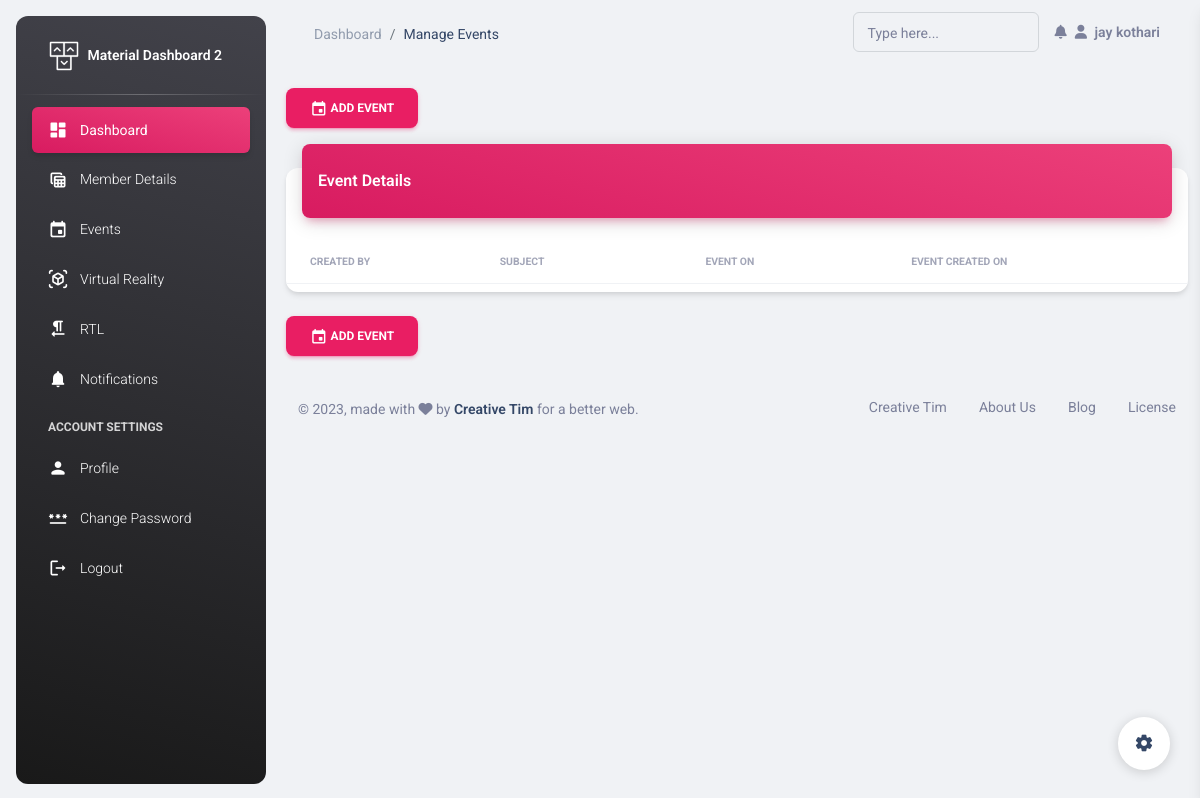
The app's page /sec/manage-events/ (signed in), older data.
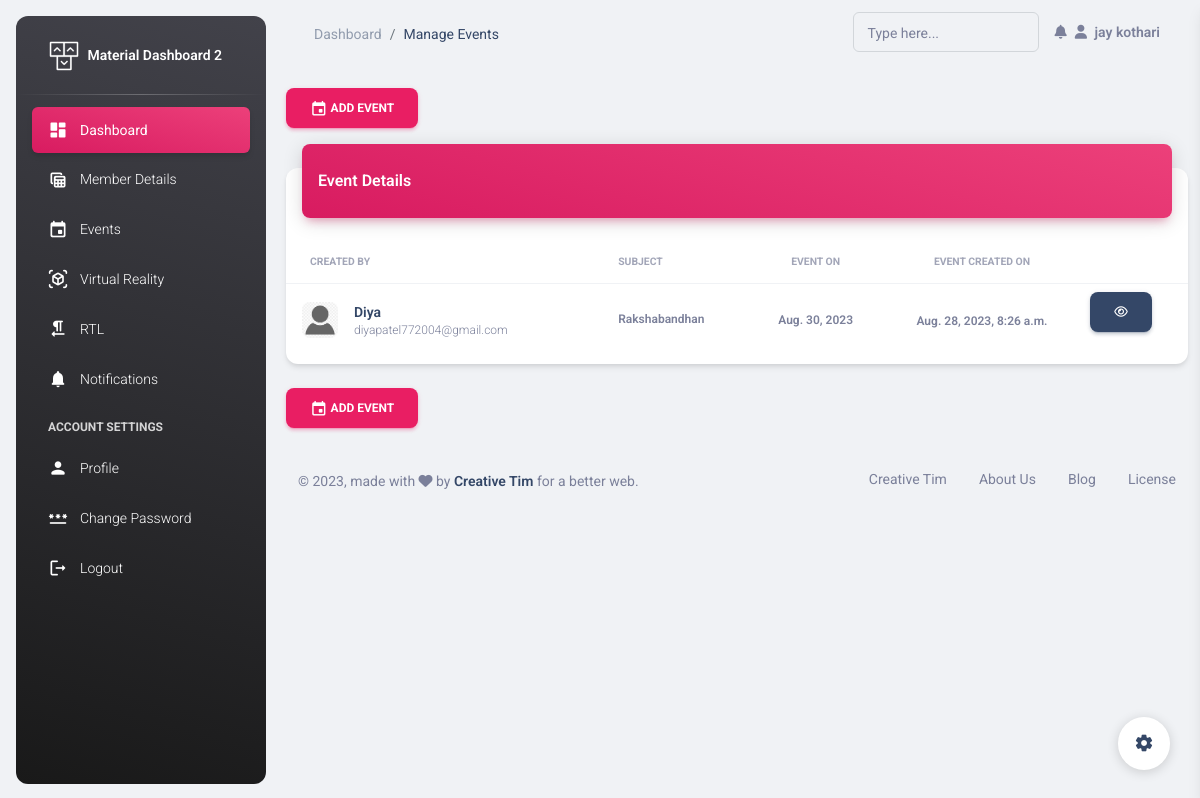
The same page, newer data.
### Secretory/models.py (models this page shows, shortened)
class Event(models.Model):
    created_by = models.ForeignKey(Secratory,on_delete=models.CASCADE)
    subject = models.CharField(max_length=100)
    des = models.TextField()
    date = models.DateField()
    created_on = models.DateTimeField(auto_now_add=True)
    pic = models.FileField(upload_to='event',null=True,blank=True)

class Secratory(models.Model):
    name = models.CharField(max_length=30)
    email = models.EmailField(unique=True)
    mobile = models.CharField(max_length=10)
    address = models.TextField()
    password = models.CharField(max_length=30)
    sec_from = models.DateField(auto_now_add=True)
    profile_pic = models.FileField(upload_to='profile',default='avtar.png')

### Secretory/views.py (the view)
# urls.py: path('manage-events/',views.manage_events, name='manage-events'),
def manage_events(request):
    user = Secratory.objects.get(email=request.session['email'])
    events = Event.objects.all()[::-1]
    return render(request,'manage-events.html',{'user':user,'events':events})

### Secretory/templates/manage-events.html (shortened to what the changed rows need)
{% extends 'header.html' %}
{% load static %}
{% block content %}
<div class="container-fluid py-4">
  <div class="row">
    <div class="col-12">
        <div class="card my-4">
          <div class="card-body px-0 pb-2">
            <div class="table-responsive p-0">
              <table class="table align-items-center mb-0">
                <thead>
                  <tr>
                    <th class="text-uppercase text-secondary text-xxs font-weight-bolder opacity-7">Created By</th>
                    <th class="text-uppercase text-secondary text-xxs font-weight-bolder opacity-7 ps-2">Subject</th>
                    <th class="text-center text-uppercase text-secondary text-xxs font-weight-bolder opacity-7">Event On</th>
                    <th class="text-center text-uppercase text-secondary text-xxs font-weight-bolder opacity-7">Event Created on</th>
                    <th class="text-secondary opacity-7"></th>
                  </tr>
                </thead>
                <tbody>
                  {% for event in events %}
                  <tr>
                    <td>
                      <div class="d-flex px-2 py-1">
                        <div>
                          <img src="{{event.created_by.profile_pic.url}}" class="avatar avatar-sm me-3 border-radius-lg" alt="user1">
                        </div>
                        <div class="d-flex flex-column justify-content-center">
                          <h6 class="mb-0 text-sm">{{event.created_by.name}} </h6>
                          <p class="text-xs text-secondary mb-0">{{event.created_by.email}}</p>
                        </div>
                      </div>
                    </td>
                    <td>
                      <p class="text-xs font-weight-bold mb-0">{{event.subject}}</p>
                    </td>
                    <td class="align-middle text-center text-sm">
                        <span class="text-secondary text-xs font-weight-bold">{{event.date}}</span>
                    </td>
                    <td class="align-middle text-center">
                      <span class="text-secondary text-xs font-weight-bold">{{event.created_on}}</span>
                    </td>
                    <td class="align-middle">
                      <a href="" class="text-secondary font-weight-bold text-xs" data-toggle="tooltip" data-original-title="Edit user">
                        <a href="{% url 'view-event' event.id %}"><button class="btn btn-dark"><i class="fa fa-eye"></i></button></a>
                      </a>
                    </td>
                  </tr>
                  {% endfor %}
                </tbody>
              </table>
            </div>
          </div>
        </div>
      </div>
    </div>
  </div>
{% endblock %}

Row changes from the older to the newer data that the page shows:
added Event: created_by.profile_pic (picture), created_by.name "Diya", created_by.email "diyapatel772004@gmail.com", subject "Rakshabandhan", date "Aug. 30, 2023", created_on "Aug. 28, 2023, 8:26 a.m."
